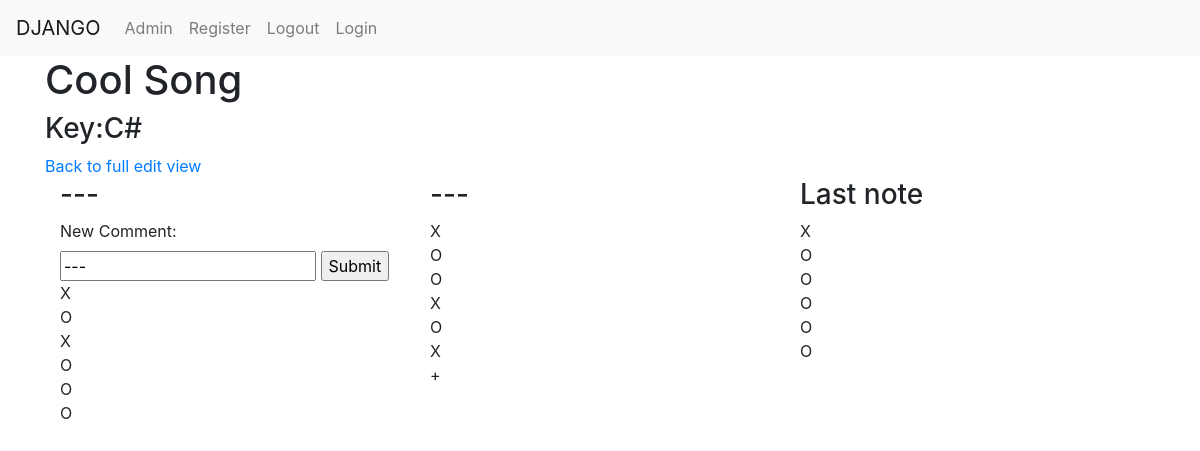
/song_edit_comment/5/39, run on an earlier commit of the app's database.
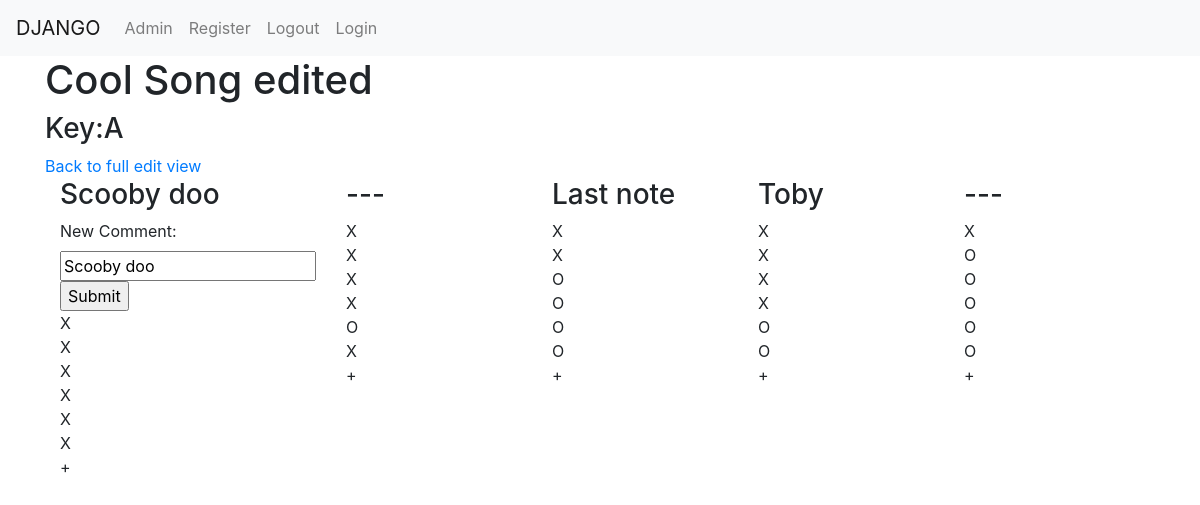
And on a later commit of the database.
### tabs/models.py (models this page shows, shortened)
class Song(models.Model):
    name = models.CharField(max_length = 20)
    key = models.CharField(max_length = 2)

class Notes(models.Model):
    upper_octave = models.BooleanField(default = False)
    comment = models.CharField(max_length = 50)
    hole_1 = models.BooleanField(default = False)
    hole_2 = models.BooleanField(default = False)
    hole_3 = models.BooleanField(default = False)
    hole_4 = models.BooleanField(default = False)
    hole_5 = models.BooleanField(default = False)
    hole_6 = models.BooleanField(default = False)
    song = models.ForeignKey(Song, on_delete = models.SET_NULL, null=True)

### tabs/views.py (the view)
# urls.py: path('song_edit_comment/<int:pk_song>/<int:pk_note>',views.song_edit_comment, name='song_edit_comment'),
def song_edit_comment(request, pk_song, pk_note):
    song = Song.objects.get(id=pk_song)
    notes = song.notes_set.all()
    edited_note = Notes.objects.get(id=pk_note)
    if request.method == 'POST':
        comment = request.POST['comment']
        edited_note.comment = comment
        edited_note.save()
        page_back_url = "/edit/" + str(pk_song) + "/"
        return redirect(page_back_url)
    context = {'notes': notes, 'song': song, 'edited_note': edited_note}
    return render(request, 'tabs/song_edit_comment.html', context)

### tabs/templates/tabs/song_edit_comment.html (shortened to what this page needs)
{% extends "tabs/base.html" %}
{% block body_block %}
    <h1>{{ song.name }}</h1>
    <h3>Key:{{ song.key }}</h3>
    <a class = 'button' href="{% url 'edit' pk=song.pk %}">Back to full edit view</a>
<div class="container">
    <div class="row align-items-start">
    {% for note in notes %}
        <div class="col">
            <h3>{{ note.comment }}</h3>
            {% if note.pk == edited_note.pk %}
            <form action="" method="POST">
                <label for="comment">New Comment:</label><br>
                <input type="text" id="comment" name="comment" value="{{ note.comment }}">
                <input type="submit" value="Submit">
            </form>
            {% endif %}
            {% if note.hole_1 == True %}
            <div>X</div>
            {% else %}
            <div>O</div>
            {% endif %}
            {% if note.hole_2 == True %}
            <div>X</div>
            {% else %}
            <div>O</div>
            {% endif %}
            {% if note.hole_3 == True %}
            <div>X</div>
            {% else %}
            <div>O</div>
            {% endif %}
            {% if note.hole_4 == True %}
            <div>X</div>
            {% else %}
            <div>O</div>
            {% endif %}
            {% if note.hole_5 == True %}
            <div>X</div>
            {% else %}
            <div>O</div>
            {% endif %}
            {% if note.hole_6 == True %}
            <div>X</div>
            {% else %}
            <div>O</div>
            {% endif %}
            {% if note.upper_octave == True %}
            <div>+</div>
            {% else %}
            <div></div>
            {% endif %}
        </div>
    {% endfor %}
    </div>
</div>
{% endblock %}

What changed in the data, as far as the page shows it:
changed Song: name "Cool Song" → "Cool Song edited"; key "C#" → "A"
changed Notes: comment "---" → "Scooby doo"; hole_2 "O" → "X"; hole_4 "O" → "X"; hole_5 "O" → "X"; hole_6 "O" → "X"; now shows "+"
changed Notes (number 2 of 5 on the later page): hole_2 "O" → "X"; hole_3 "O" → "X"
changed Notes "Last note": hole_2 "O" → "X"; now shows "+"
added Notes: comment "Toby", hole_1 "X", hole_2 "X", hole_3 "X", hole_4 "X", hole_5 "O", hole_6 "O"
added Notes: comment "---", hole_1 "X", hole_2 "O", hole_3 "O", hole_4 "O", hole_5 "O", hole_6 "O"
